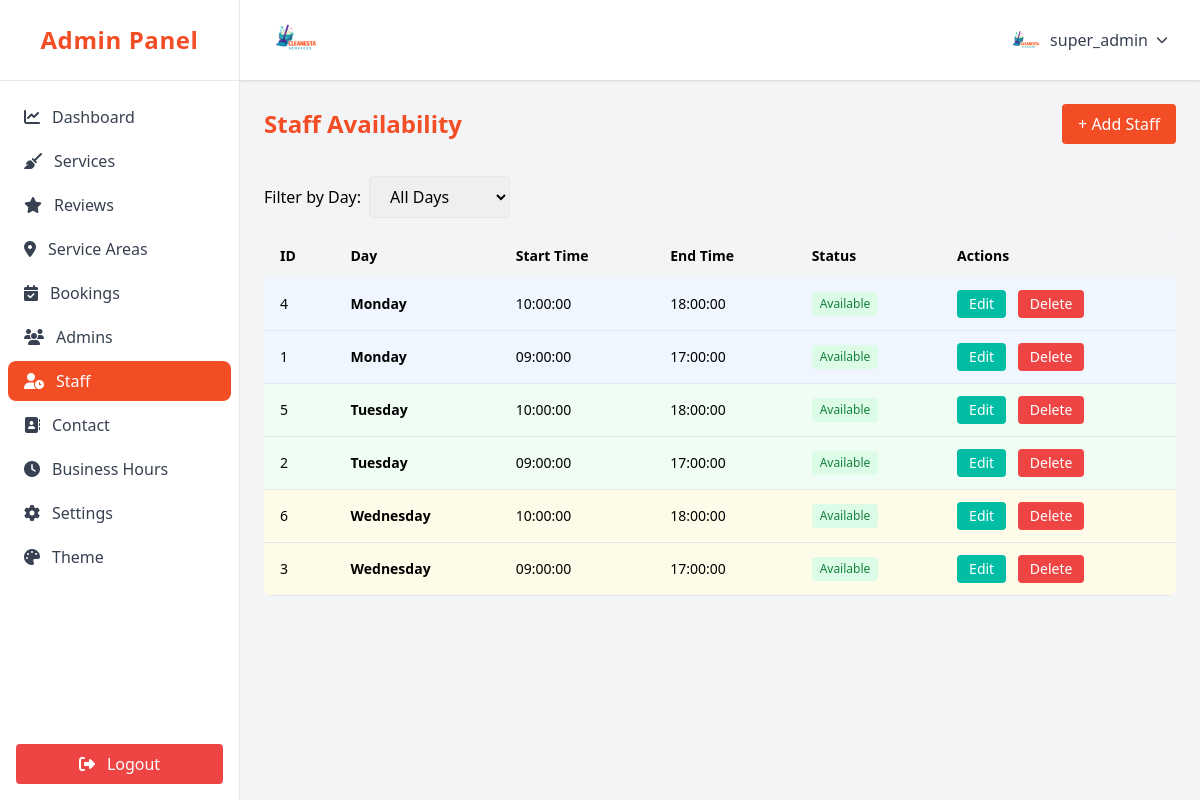
The page /admin/staff.php (signed in) on the database its author committed.
### tables this page shows
CREATE TABLE `staff_availability` (
  `id` int(11) NOT NULL,
  `day_of_week` enum('Monday','Tuesday','Wednesday','Thursday','Friday','Saturday','Sunday') NOT NULL,
  `start_time` time NOT NULL,
  `end_time` time NOT NULL,
  `is_available` tinyint(1) DEFAULT 1,
  `created_at` timestamp NOT NULL DEFAULT current_timestamp(),
  `updated_at` timestamp NOT NULL DEFAULT current_timestamp() ON UPDATE current_timestamp(),
  `created_by_admin` int(11) DEFAULT NULL,
  `updated_by_admin` int(11) DEFAULT NULL,
  `deleted_by_admin` int(11) DEFAULT NULL
);

### admin/staff.php (the view, shortened to what this page needs)
<?php
require_once '../app/config/params.php';
$pdo = $connexion;
$stmt = $pdo->query("SELECT * FROM staff_availability ORDER BY id DESC");
$staff = $stmt->fetchAll(PDO::FETCH_ASSOC);
function getDayOrder($day)
{
    $order = ['Monday' => 1, 'Tuesday' => 2, 'Wednesday' => 3, 'Thursday' => 4, 'Friday' => 5, 'Saturday' => 6, 'Sunday' => 7];
    return $order[$day] ?? 8;
}
usort($staff, function ($a, $b) {
    return getDayOrder($a['day_of_week']) - getDayOrder($b['day_of_week']);
});
function getDayColorClass($day)
{
    $colors = [
        'Monday' => 'bg-blue-50',
        'Tuesday' => 'bg-green-50',
        'Wednesday' => 'bg-yellow-50',
        'Thursday' => 'bg-purple-50',
        'Friday' => 'bg-pink-50',
        'Saturday' => 'bg-orange-50',
        'Sunday' => 'bg-red-50'
    ];
    return $colors[$day] ?? 'bg-white';
}
?>
<div class="mb-8 flex flex-col sm:flex-row items-start sm:items-center justify-between gap-4">
    <h1 class="text-2xl font-bold text-[var(--color-primary)]">Staff Availability</h1>
    <button onclick="document.getElementById('addModal').classList.remove('hidden')" class="px-4 py-2 bg-[var(--color-primary)] text-white rounded hover:bg-[var(--color-secondary)] transition w-full sm:w-auto">+ Add Staff</button>
</div>
<div class="mb-4">
    <form method="get" class="flex items-center gap-2">
        <label for="filter_day" class="font-medium">Filter by Day:</label>
        <select name="filter_day" id="filter_day" class="px-4 py-2 border rounded" onchange="this.form.submit()">
            <option value="">All Days</option>
        </select>
    </form>
</div>
<div class="overflow-x-auto rounded-lg hidden sm:block">
    <table class="min-w-full bg-white rounded-xl shadow text-sm">
        <thead>
            <tr class="bg-gray-100 text-left">
                <th class="px-4 py-3">ID</th>
                <th class="px-4 py-3">Day</th>
                <th class="px-4 py-3">Start Time</th>
                <th class="px-4 py-3">End Time</th>
                <th class="px-4 py-3">Status</th>
                <th class="px-4 py-3">Actions</th>
            </tr>
        </thead>
        <tbody>
            <?php foreach ($staff as $s): ?>
                <tr class="border-b hover:bg-gray-50 <?php echo getDayColorClass($s['day_of_week']); ?>">
                    <td class="px-4 py-3"><?php echo $s['id']; ?></td>
                    <td class="px-4 py-3 font-semibold"><?php echo $s['day_of_week']; ?></td>
                    <td class="px-4 py-3"><?php echo $s['start_time']; ?></td>
                    <td class="px-4 py-3"><?php echo $s['end_time']; ?></td>
                    <td class="px-4 py-3">
                        <?php if ($s['is_available']): ?>
                            <span class="inline-block px-2 py-1 text-xs bg-green-100 text-green-700 rounded">Available</span>
                        <?php else: ?>
                            <span class="inline-block px-2 py-1 text-xs bg-red-100 text-red-700 rounded">Unavailable</span>
                        <?php endif; ?>
                    </td>
                    <td class="px-4 py-3 space-x-2">
                        <button onclick="openEditModal(<?php echo $s['id']; ?>)" class="px-3 py-1 bg-secondary text-white rounded hover:bg-primary transition">Edit</button>
                        <form method="post" class="inline" onsubmit="return confirm('Delete this staff availability?')">
                            <button type="submit" name="delete_staff" class="px-3 py-1 bg-red-500 text-white rounded hover:bg-red-600 transition">Delete</button>
                        </form>
                    </td>
                </tr>
            <?php endforeach; ?>
        </tbody>
    </table>
</div>
<?php
include 'layout.php';

### rows shown on the page
staff_availability: id "4", day_of_week "Monday", start_time "10:00:00", end_time "18:00:00", is_available "Available"
staff_availability: id "1", day_of_week "Monday", start_time "09:00:00", end_time "17:00:00", is_available "Available"
staff_availability: id "5", day_of_week "Tuesday", start_time "10:00:00", end_time "18:00:00", is_available "Available"
staff_availability: id "2", day_of_week "Tuesday", start_time "09:00:00", end_time "17:00:00", is_available "Available"
staff_availability: id "6", day_of_week "Wednesday", start_time "10:00:00", end_time "18:00:00", is_available "Available"
staff_availability: id "3", day_of_week "Wednesday", start_time "09:00:00", end_time "17:00:00", is_available "Available"

### other values the page prints
$item['text'] "Dashboard"
$item['text'] "Services"
$item['text'] "Reviews"
$item['text'] "Service Areas"
$item['text'] "Bookings"
$item['text'] "Admins"
$item['text'] "Staff"
$item['text'] "Contact"
$item['text'] "Business Hours"
$item['text'] "Settings"
$item['text'] "Theme"
$username "super_admin"
